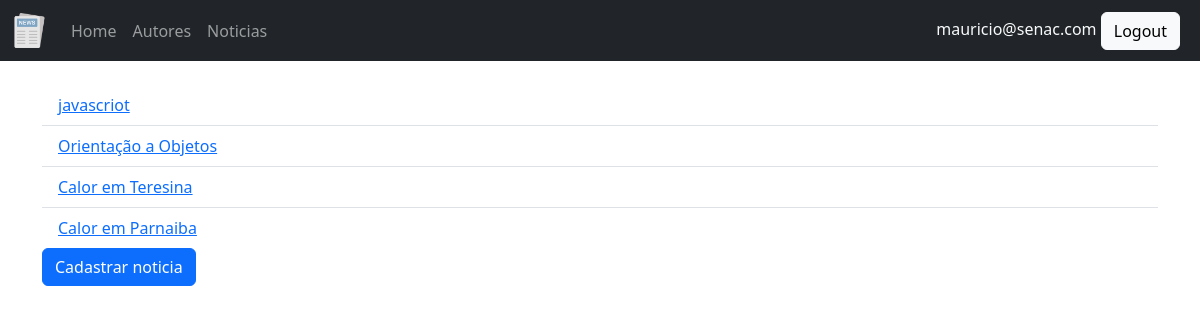
The page /noticias/noticia (signed in) on the database as committed earlier.
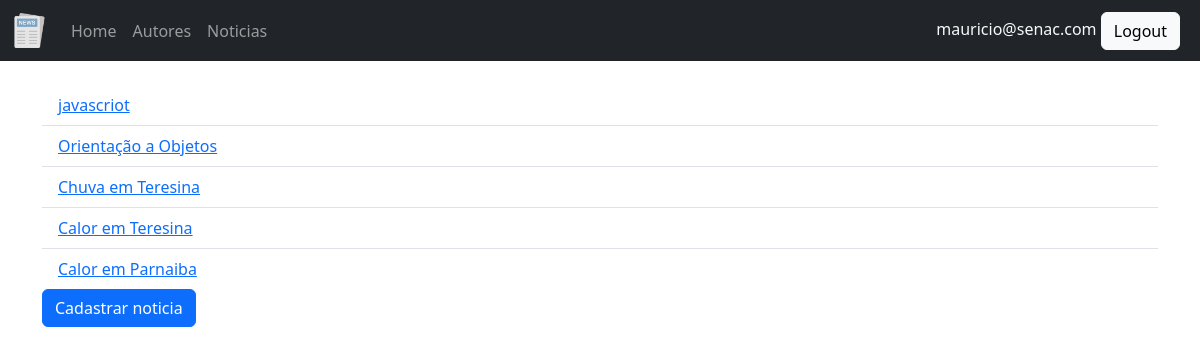
The same page on the database as committed later.
### noticia/models.py (models this page shows, shortened)
class Noticia(models.Model):
    CATEGORIAS = [
        ("Urgente", "Urgente"),
        ("Esportes", "Esportes"),
        ("Política", "Política")
    ]
    titulo = models.CharField("Titulo", max_length=200)
    conteudo = models.TextField("Conteúdo")
    data_pub = models.DateField("Data de publicação")
    tags = models.CharField("Categoria", max_length=100, choices=CATEGORIAS)
    autor = models.ForeignKey(Autor, verbose_name="Autor", on_delete=models.CASCADE)
    class Meta:
        verbose_name = "Noticia"
        verbose_name_plural = "Noticias"

### noticia/views.py (the view)
# urls.py: path('noticia', NoticiaListView.as_view(), name='listar-noticia'),
class NoticiaListView(LoginRequiredMixin, ListView):
    model=Noticia
    template_name='noticia/listar.html'
    context_object_name='noticias'
    ordering='-titulo'
    paginate_by = 5

### templates/noticia/listar.html (shortened to what this page needs)
{% extends 'base.html' %}
{% load bootstrap5 %}
{% block content %}
  <ul class="list-group list-group-flush">
    {% for noticia in page_obj %}
    <li class="list-group-item">
      <a href="{% url 'detalhar-noticia' noticia.id %}">{{noticia.titulo}}</a></li>
    {% endfor %}
  </ul>
  <a class="btn btn-primary" href="{% url 'cadastrar-noticia' %}" role="button">Cadastrar noticia</a>
{% endblock %}

Rows that differ between the two databases and show on the page:
added Noticia: titulo "Chuva em Teresina"
